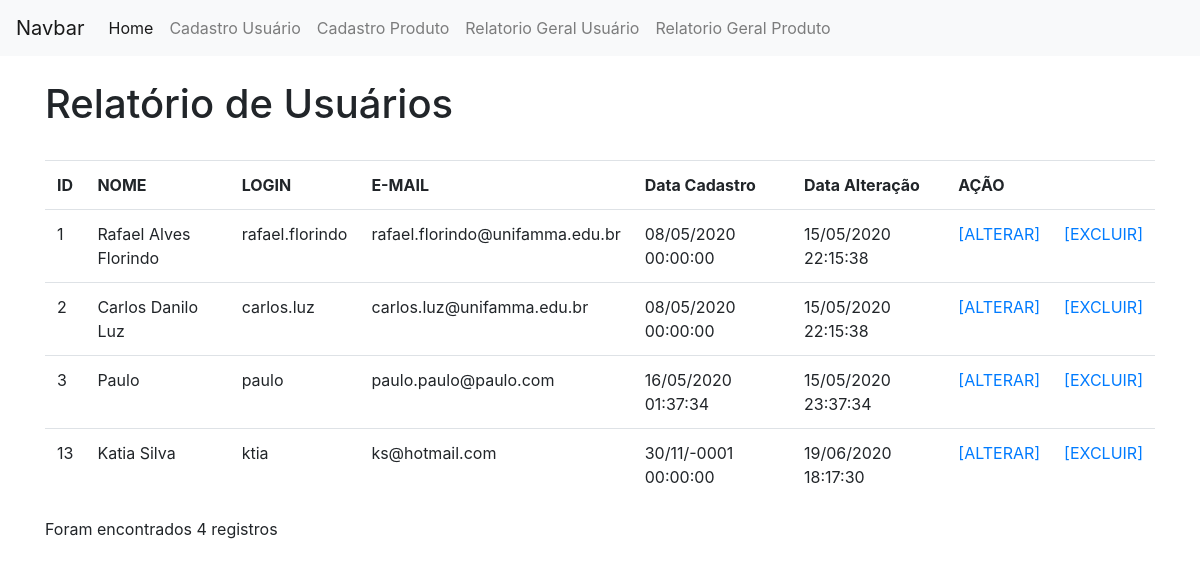
Screenshot of /view/relatorioTelaUsuario.php with the database file from the repository.
### tables this page shows
CREATE TABLE IF NOT EXISTS  `usuario` (
  `id` int(11) NOT NULL,
  `nome` varchar(255) NOT NULL,
  `email` varchar(255) NOT NULL,
  `login` varchar(30) NOT NULL,
  `senha` varchar(50) NOT NULL,
  `dataCadastro` datetime NOT NULL,
  `dataAlteracao` timestamp NOT NULL DEFAULT CURRENT_TIMESTAMP ON UPDATE CURRENT_TIMESTAMP,
  `ativo` tinyint(4) NOT NULL
);

### model/Usuario.php (called while the page is built, shortened)
<?php
class Usuario
{
  private $conexao;
  function __construct()
  {
    include ("Conexao.php");
    $conectar = new Conectar();
    $this->conexao=$conectar->conectar();
  }
  public function getConexao() {
    return $this->conexao;
  }
  public function relatorioSimples() {
    if ($this->getConexao()) {
      $query = "SELECT * FROM usuario";
      $busca = $this->conexao->query($query);
      $retornoBanco = array();
      while ($linha = $busca->fetch_array()) {
        $retornoBanco[] = $linha;
      }
      return $retornoBanco;
    } else {
      echo "Erro";
    }
  }
}
?>

### model/Conexao.php (called while the page is built)
<?php
class Conectar
{
  private $host, $usuario, $senha, $database;
  private $conectar;
  function __construct(){
    $this->host = "localhost";
    $this->usuario = "root";
    $this->senha = "";
    $this->database = "unifamma";
  }
  public function conectar(){
    $this->conectar = new Mysqli($this->host,
                          $this->usuario,
                          $this->senha,
                          $this->database);
    return $this->getConectar();
  }
  public function getConectar(){
    return $this->conectar;
  }
}

### controller/relatorioUsuario.php (called while the page is built)
<?php
  include ("../model/Usuario.php");
  $objRelatorio = new Usuario();
  if ($tipo=="usuario"){
    $retorno = $objRelatorio->relatorioSimples();
    return $retorno;
  }elseif ($tipo=="unico") {
    $retorno = $objRelatorio->relatorioUnico($id);
    return $retorno;
  }
?>

### view/relatorioTelaUsuario.php (the view, shortened to what this page needs)
<!DOCTYPE html>
<html lang="pt-br" dir="ltr">
  <head>
    <link rel="stylesheet" href="../bootstrap-4.1.3-dist/css/bootstrap.min.css">
  </head>
  <body>
    <nav class="navbar navbar-expand-lg navbar-light bg-light">
  <a class="navbar-brand" href="#">Navbar</a>
  <div class="collapse navbar-collapse" id="navbarNav">
    <ul class="navbar-nav">
      <li class="nav-item active">
        <a class="nav-link" href="../index.php">Home <span class="sr-only">(Página atual)</span></a>
      </li>
      <li class="nav-item">
          <a class="nav-link" href="formularioUsuario.php">Cadastro Usuário</a>
        </li>
        <li class="nav-item">
          <a class="nav-link" href="formularioProduto.php">Cadastro Produto</a>
        </li>
      <li class="nav-item">
        <a class="nav-link" href="relatorioTelaUsuario.php">Relatorio Geral Usuário</a>
      </li>
      <li class="nav-item">
        <a class="nav-link" href="relatorioTelaProduto.php">Relatorio Geral Produto</a>
      </li>
    </ul>
  </div>
</nav>
<div class="container">
  <div class="row">
    <div class="col">
    </div>
  </div>
  <div class="row">
    <div class="col">
      <h1>Relatório de Usuários</h1>
      <br>
    </div>
  </div>
  <div class="row">
    <div class="col">
      <div class="table-responsive">
         <table class="table">
           <th>ID</th>
           <th>NOME</th>
           <th>LOGIN</th>
           <th>E-MAIL</th>
           <th>Data Cadastro</th>
           <th>Data Alteração</th>
           <th colspan="2">AÇÃO</th>
           <?php
            $tipo = "usuario";
            include("../controller/relatorioUsuario.php");
            foreach ($retorno as $value) {
              $id = $value["id"];
              ?>
              <tr>
                <td><?=$value["id"];?></td>
                <td><?=$value["nome"];?></td>
                <td><?=$value["login"];?></td>
                <td><?=$value["email"];?></td>
                <td>
                <?php
                  $dataCadastro = new DateTime($value["dataCadastro"]);
                  echo $dataCadastro->format("d/m/Y H:i:s") . ' ';
                ?>
                </td>
                <td>
                <?php
                  $dataAlteracao = new DateTime($value["dataAlteracao"]);
                  echo $dataAlteracao->format("d/m/Y H:i:s") . ' ';
                ?>
                </td>
                <td><?php echo "<a href=alterarUsuario.php?id=$id>
                    [ALTERAR]
                  </a>";?>
                </td>
                <td><?php echo "<a href=../controller/excluirUsuario.php?id=$id>
                    [EXCLUIR]
                  </a>";?>
                </td>
              </tr>
              <?php
            }
            ?>
         </table>
         <?php
            echo "Foram encontrados " . count($retorno) . " registros";
          ?>
        </div>
    </div>
  </div>
  </body>
  </html>

### rows the page displays
usuario: id "1", nome "Rafael Alves Florindo", login "rafael.florindo", email "rafael.florindo@unifamma.edu.br", dataCadastro "08/05/2020 00:00:00", dataAlteracao "15/05/2020 22:15:38"
usuario: id "2", nome "Carlos Danilo Luz", login "carlos.luz", email "carlos.luz@unifamma.edu.br", dataCadastro "08/05/2020 00:00:00", dataAlteracao "15/05/2020 22:15:38"
usuario: id "3", nome "Paulo", login "paulo", email "paulo.paulo@paulo.com", dataCadastro "16/05/2020 01:37:34", dataAlteracao "15/05/2020 23:37:34"
usuario: id "13", nome "Katia Silva", login "ktia", email "ks@hotmail.com", dataCadastro "30/11/-0001 00:00:00", dataAlteracao "19/06/2020 18:17:30"

### other values shown
count($retorno) "4"
